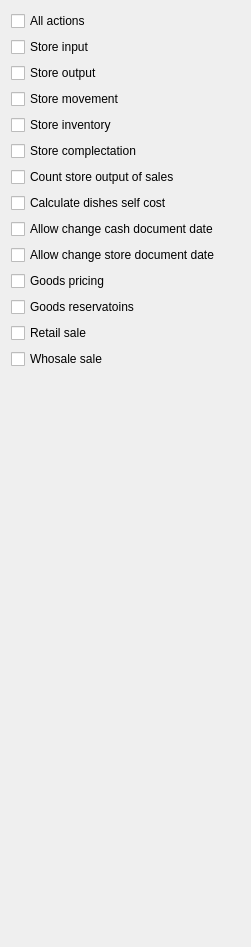
     <widget class="QWidget" name="tab_2">
      <attribute name="title">
       <string>Actions</string>
      </attribute>
      <layout class="QGridLayout" name="gridLayout_5">
       <item row="14" column="1">
        <spacer name="verticalSpacer_5">
         <property name="orientation">
          <enum>Qt::Orientation::Vertical</enum>
         </property>
         <property name="sizeHint" stdset="0">
          <size>
           <width>20</width>
           <height>567</height>
          </size>
         </property>
        </spacer>
       </item>
       <item row="0" column="0">
        <widget class="C5CheckBox" name="chActions">
         <property name="text">
          <string>All actions</string>
         </property>
         <property name="Tag" stdset="0">
          <number>200</number>
         </property>
        </widget>
       </item>
       <item row="10" column="0">
        <widget class="C5CheckBox" name="checkBox_69">
         <property name="text">
          <string>Goods pricing</string>
         </property>
         <property name="Tag" stdset="0">
          <number>109</number>
         </property>
        </widget>
       </item>
       <item row="1" column="0">
        <widget class="C5CheckBox" name="checkBox_16">
         <property name="text">
          <string>Store input</string>
         </property>
         <property name="Tag" stdset="0">
          <number>201</number>
         </property>
        </widget>
       </item>
       <item row="3" column="0">
        <widget class="C5CheckBox" name="checkBox_23">
         <property name="text">
          <string>Store movement</string>
         </property>
         <property name="Tag" stdset="0">
          <number>203</number>
         </property>
        </widget>
       </item>
       <item row="2" column="0">
        <widget class="C5CheckBox" name="checkBox_21">
         <property name="text">
          <string>Store output</string>
         </property>
         <property name="Tag" stdset="0">
          <number>202</number>
         </property>
        </widget>
       </item>
       <item row="9" column="0">
        <widget class="C5CheckBox" name="checkBox_67">
         <property name="text">
          <string>Allow change store document date</string>
         </property>
         <property name="Tag" stdset="0">
          <number>108</number>
         </property>
        </widget>
       </item>
       <item row="11" column="0">
        <widget class="C5CheckBox" name="checkBox_104">
         <property name="text">
          <string>Goods reservatoins</string>
         </property>
         <property name="Tag" stdset="0">
          <number>209</number>
         </property>
        </widget>
       </item>
       <item row="12" column="0">
        <widget class="C5CheckBox" name="chRetailSale">
         <property name="text">
          <string>Retail sale</string>
         </property>
         <property name="Tag" stdset="0">
          <number>210</number>
         </property>
        </widget>
       </item>
       <item row="8" column="0">
        <widget class="C5CheckBox" name="checkBox_66">
         <property name="text">
          <string>Allow change cash document date</string>
         </property>
         <property name="Tag" stdset="0">
          <number>107</number>
         </property>
        </widget>
       </item>
       <item row="5" column="0">
        <widget class="C5CheckBox" name="checkBox_56">
         <property name="text">
          <string>Store complectation</string>
         </property>
         <property name="Tag" stdset="0">
          <number>207</number>
         </property>
        </widget>
       </item>
       <item row="6" column="0">
        <widget class="C5CheckBox" name="checkBox_26">
         <property name="text">
          <string>Count store output of sales</string>
         </property>
         <property name="Tag" stdset="0">
          <number>205</number>
         </property>
        </widget>
       </item>
       <item row="4" column="0">
        <widget class="C5CheckBox" name="checkBox_24">
         <property name="text">
          <string>Store inventory</string>
         </property>
         <property name="Tag" stdset="0">
          <number>204</number>
         </property>
        </widget>
       </item>
       <item row="7" column="0">
        <widget class="C5CheckBox" name="checkBox_11">
         <property name="text">
          <string>Calculate dishes self cost</string>
         </property>
         <property name="Tag" stdset="0">
          <number>206</number>
         </property>
        </widget>
       </item>
       <item row="13" column="0">
        <widget class="C5CheckBox" name="chWhosale">
         <property name="text">
          <string>Whosale sale</string>
         </property>
         <property name="Tag" stdset="0">
          <number>211</number>
         </property>
        </widget>
       </item>
      </layout>
     </widget>
